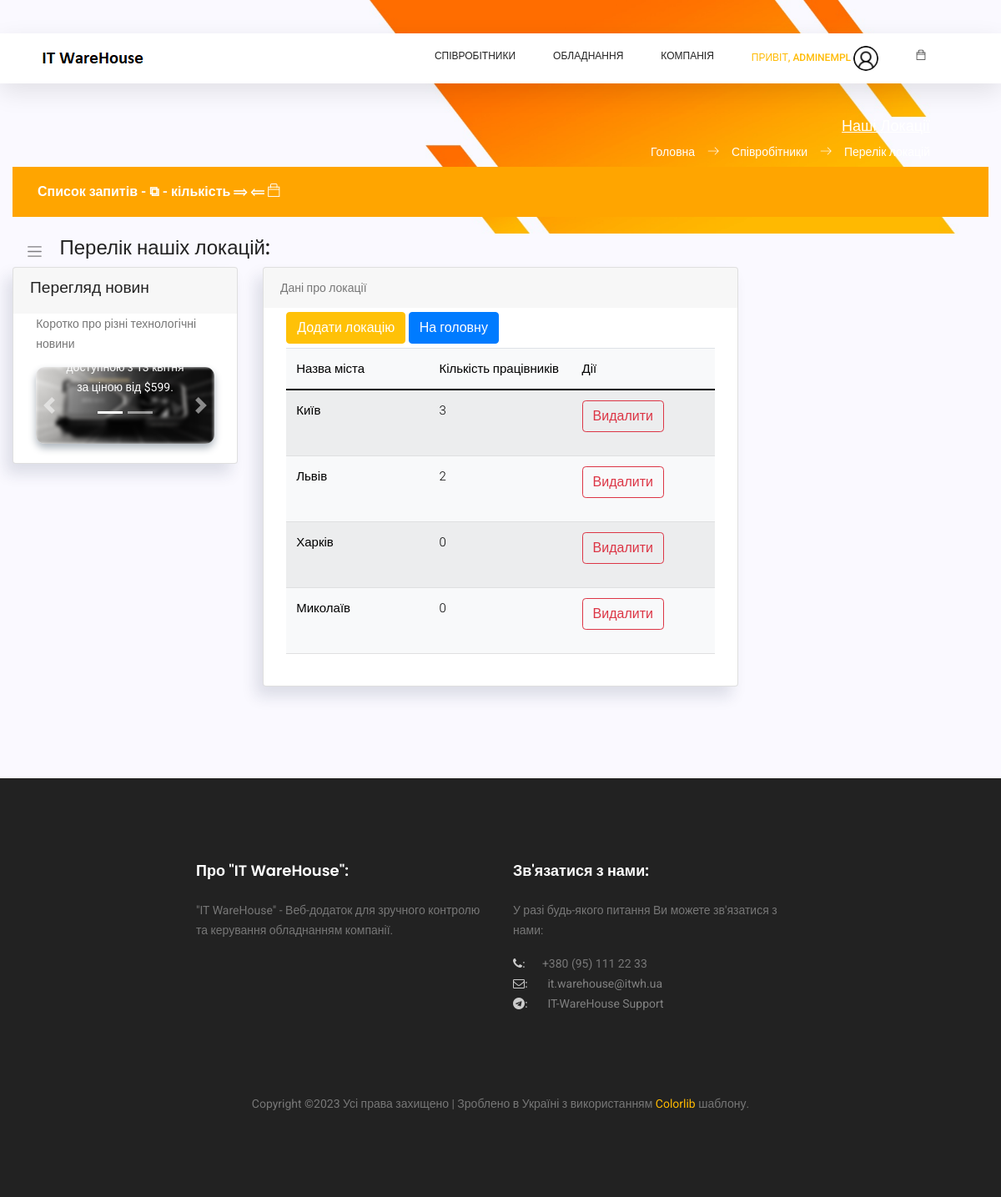
The app's page /employees/cities (signed in) with its own data.
### users/models.py (models this page shows, shortened)
class NewUser(AbstractBaseUser, PermissionsMixin):
    email = models.EmailField(_('email address'), unique=True)
    user_name = models.CharField(max_length=150, unique=True)
    start_date = models.DateTimeField(default=timezone.now)
    is_staff = models.BooleanField(default=False)
    is_active = models.BooleanField(default=False)
    is_employee = models.BooleanField(default=False)
    objects = CustomAccountManager()
    USERNAME_FIELD = 'email'
    REQUIRED_FIELDS = ['user_name']

### employees/models.py (models this page shows)
class Cities(models.Model):
    city = models.CharField(max_length=100, unique=True, verbose_name='Назва міста')
    def __str__(self) -> str:
        return str(self.city)

### employees/views.py (the view)
# urls.py: path('cities', cities_list, name='cities-list'),
@login_required
def cities_list(request):
    context = {
        'page_title': 'Наші Локації',
        'app_name': 'Співробітники',
        'page_name': 'Перелік локацій'
    }
    user_admin = 0
    if request.user.groups.filter(name='Admins').exists():
        user_admin = 1
    our_city_list = None
    if len(Cities.objects.all()) > 0:
        all_cities = Cities.objects.all()
        our_city_list = []
        for our_city in all_cities:
            try:
                Employees.objects.filter(location=our_city.id)
            except:
                emp_count = 0
            else:
                emp_count = len(Employees.objects.filter(location=our_city.id))
            data_my = (our_city, emp_count)
            our_city_list.append(data_my)
    print(our_city_list)
    context['user_admin'] = user_admin
    context['cities_list'] = our_city_list
    return render(request, 'employees/cities_list.html', context=context)

### templates/employees/cities_list.html (shortened to what this page needs)
{% extends '_layouts/base.html' %}
{% load static %}
{% block content %}
<div style="background: #faf9ff; padding-bottom: 50px;">
    <div class="main-content container-fluid">
        <div class="page-title">
            <nav class="navbar navbar-header navbar-expand navbar-light headli-1">
                <a class="sidebar-toggler" href="#"><span class="navbar-toggler-icon"></span></a>
            </nav>
            <h3 class="headli-1">Перелік нашіх локацій:</h3>
        </div>
        <section class="section">
            <div class="row mb-4">
                <div class="col-md-3">
                    <div class="card" >
                        <div class="card-header" >
                            <h4>Перегляд новин</h4>
                        </div>
                        <div class="card-body" >
                            <div class="row" >
                                <div class="col-md-12" >
                                    <p>Коротко про різні технологічні новини</p>
                                    <div id="carouselExampleCaptions" class="carousel slide" data-ride="carousel" >
                                        <ol class="carousel-indicators">
                                            <li data-bs-target="#carouselExampleCaptions" data-slide-to="0" class="active"></li>
                                            <li data-bs-target="#carouselExampleCaptions" data-slide-to="1"></li>
                                        </ol>
                                        <div class="carousel-inner" >
                                            <div class="carousel-item active" >
                                                <img src="{% static 'static_f_2/images/cpsamples/newsphoto1.jpg' %}" class="d-block w-100 main-img-n" alt="...">
                                                <div class="carousel-caption d-none d-md-block" >
                                                    <p>Відеокарта буде доступною з 13 квітня за ціною від $599.</p>
                                                </div>
                                            </div>
                                        </div>
                                        <a class="carousel-control-prev" href="#carouselExampleCaptions" role="button" data-slide="prev">
                                            <span class="carousel-control-prev-icon" aria-hidden="true"></span>
                                        </a>
                                        <a class="carousel-control-next" href="#carouselExampleCaptions" role="button" data-slide="next">
                                            <span class="carousel-control-next-icon" aria-hidden="true"></span>
                                        </a>
                                    </div>
                                </div>
                            </div>
                        </div>
                    </div>
                </div>
                <div class="col-md-6">
                    <div class="card">
                        <div class="card-header">
                            Дані про локації
                        </div>
                        <div class="card-body">
                            <div class="dataTable-wrapper dataTable-loading no-footer sortable searchable fixed-columns" >
                                <div class="dataTable-top">
                                    <div style="display: block; gap: 10px; margin: 5px 0;">
                                        <a href="/employees/city_create" class="btn btn-warning my-btn">Додати локацію</a>
                                        <a href="/main/main_page" class="btn btn-primary my-btn">На головну</a>
                                    </div>
                                </div>
                                <div class="dataTable-container capitalizer" >
                                    {% if cities_list %}
                                    <table class="table table-striped table-light dataTable-table" id="table1"       >
                                        <thead>
                                        <tr>
                                            <th data-sortable="" style="width: 30%;">
                                                <li href="#" class="dataTable-sorter colorizer">Назва міста</li>
                                            </th>
                                            <th data-sortable="" style="width: 30%;">
                                                <li href="#" class="dataTable-sorter colorizer">Кількість працівників</li>
                                            </th>
                                            <th data-sortable="" style="width: 30%;">
                                                <li href="#" class="dataTable-sorter colorizer">Дії</li>
                                            </th>
                                        </tr>
                                        </thead>
                                        <tbody>
                                        {% for city, emp_count in cities_list %}
                                        <tr>
                                            <td class="colorizer" style="font-weight: 300;">{{ city.city }}</td>
                                            <td class="colorizer" style="font-weight: 300;">{{ emp_count}}</td>
                                            <td>
                                                <div class="btn-group mb-3" role="group" aria-label="Basic example">
                                                    <a class="btn btn-outline-danger" href="/employees/city_delete/{{ city.id }}">
                                                        Видалити
                                                    </a>
                                                </div>
                                            </td>
                                        </tr>
                                        {% endfor %}
                                        </tbody>
                                    </table>
                                    {% endif %}
                                </div>
                            </div>
                        </div>
                    </div>
                </div>
            </div>
        </section>
    </div>
</div>
{% endblock content %}

### templates/_layouts/header.html (shortened to what this page needs)
{% load static %}
<header class="header_area sticky-header">
	<div class="main_menu">
			<nav class="navbar navbar-expand-lg navbar-light main_box">
				<div class="container">
					<a class="navbar-brand logo_h" href="/">
						<img src="{% static 'static_f_1/img/logo.png' %}" alt="IT WareHouse Project Logo">
					</a>
					<div class="collapse navbar-collapse offset" id="navbarSupportedContent">
						<ul class="nav navbar-nav menu_nav ml-auto">
							{% if not user.is_authenticated %}
								<li class="nav-item"><a class="nav-link" href="/">Вхід до Системи</a></li>
							{% else %}
								{% if user_data.u_group == 'Admins' or user_admin == 1%}
								<li class="nav-item submenu dropdown">
									<a href="#" class="nav-link dropdown-toggle" data-toggle="dropdown" role="button"
									   aria-haspopup="true" aria-expanded="false">Співробітники</a>
								</li>
								{% endif %}
								<li class="nav-item submenu dropdown">
									<a href="#" class="nav-link dropdown-toggle" data-toggle="dropdown"
									   role="button" aria-haspopup="true" aria-expanded="false">Обладнання</a>
								</li>
								<li class="nav-item submenu dropdown">
									<a href="#" class="nav-link dropdown-toggle" data-toggle="dropdown" role="button"
									   aria-haspopup="true" aria-expanded="false">Компанія</a>
								</li>
								<li class="nav-item submenu dropdown active">
									<a href="#" class="nav-link dropdown-toggle" data-toggle="dropdown" role="button"
									   aria-haspopup="true" aria-expanded="false">
										<span>Привіт, {{ user.user_name }}</span>
										{% if employee_data.photo %}
										<span><span><img width="30px" height="30px" class="profile-img"
														 src="/media/{{ employee_data.photo }}" alt=""></span>
										</span>
										{% else %}
										<span><span><img width="30px" height="30px" class="profile-img"
													 src="/media/photos/default_user.jpg" alt=""></span>
										</span>
										{% endif %}
										</a>
								</li>
								<li class="nav-item submenu dropdown">
									<a href="#" class="nav-link dropdown-toggle">
										<span class="ti-bag"></span>
									</a>
								</li>
							{% endif %}
						</ul>
					</div>
				</div>
			</nav>
	</div>
</header>

### static/static_f_2/css/app.css (style rules this page uses)
a { text-decoration:none }
a,button { outline:0 }
.btn.btn-danger,.btn.btn-dark,.btn.btn-info,.btn.btn-light,.btn.btn-link,.btn.btn-primary,.btn.btn-secondary,.btn.btn-success,.btn.btn-warning { color:#fff }
.btn-group>.btn { border-radius:.267rem }
.carousel-inner { border-radius:.7rem;box-shadow:0 5px 10px #adb5bd }
.dropdown-toggle:after { color:#fff }
.card { box-shadow:-8px 12px 18px 0 rgba(25,42,70,.13);margin-bottom:2.2rem }
.card .card-header { border:none }
.card .card-header h4 { font-size:1.2rem }
.card .card-header~.card-body { padding-top:0 }
.card .card-body { padding:1.4rem 1.7rem }
.dataTable-table td,.dataTable-table thead th,.table td,.table thead th { vertical-align:middle }
.dataTable-table thead th,.table thead th { border-bottom:2px solid #475f7b }
.dataTable-container { overflow-x:auto }

### templates/_layouts/header.html (style rules this page uses)
.header_area .navbar .nav .nav-item .nav-link { padding: 1px 0; }
.profile-img { object-fit: cover; border-radius: 15px; }

### records on screen
NewUser: user_name "ADMINEMPL"
Cities: city "Київ", emp_count "3"
Cities: city "Львів", emp_count "2"
Cities: city "Харків", emp_count "0"
Cities: city "Миколаїв", emp_count "0"

### other values on screen
{{ page_title }} "Наші Локації"
{{ app_name }} "Співробітники"
{{ page_name }} "Перелік локацій"
